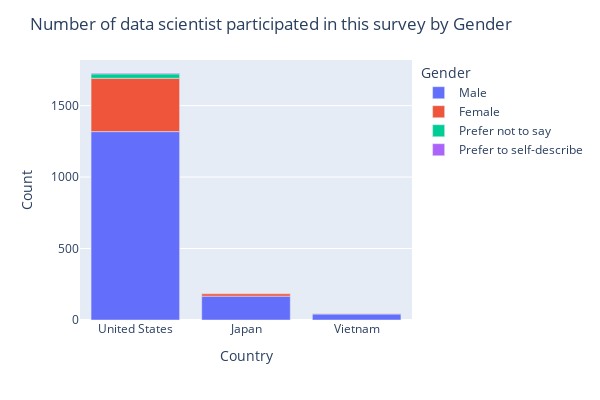

This figure's notebook cell:
### Markdown cell above
- Compared to US, the number of DS is very low in both Japan and Vietnam. The actual jobs with data scientits tiltle are only about 180, and 40 in Japan and Vietnam, respectively. These numbers are only 1/10 and 1/45 of the one in US. 
- Currently, skills in data science such as big data analysis, machine learning and deep learning are being highly appreciated. The few number of data scientist suggests that there will be a huge demand from now on in both Japan and Vietnam.
- The portion of female is relatively low in both Japan and Vietnam. Data science mainly have a technical background, so it is possible to explain why the number of female is small.

### Code cell
number_of_participants = df_three_countries[["Country","Gender"]].groupby(["Country","Gender"]).size().reset_index()
number_of_participants.columns = ["Country","Gender","Count"]
number_of_participants = number_of_participants.sort_values("Count",ascending=False)

fig = px.bar(number_of_participants, x="Country", y = "Count",color="Gender")
fig.update_layout(
    title_text='Number of data scientist participated in this survey by Gender',
    height=400, width=600)
fig.show()

### Figure 1 — Plotly figure (JSON) as saved in the notebook; plotly's stock layout.template omitted (floating-point values rounded to 4 significant figures)
{"data": [{"alignmentgroup": "True", "hovertemplate": "Gender=Male<br>Country=%{x}<br>Count=%{y}<extra></extra>", "legendgroup": "Male", "marker": {"color": "#636efa"}, "name": "Male", "offsetgroup": "Male", "orientation": "v", "showlegend": true, "textposition": "auto", "type": "bar", "x": ["United States", "Japan", "Vietnam"], "xaxis": "x", "y": [1318, 167, 42], "yaxis": "y"}, {"alignmentgroup": "True", "hovertemplate": "Gender=Female<br>Country=%{x}<br>Count=%{y}<extra></extra>", "legendgroup": "Female", "marker": {"color": "#EF553B"}, "name": "Female", "offsetgroup": "Female", "orientation": "v", "showlegend": true, "textposition": "auto", "type": "bar", "x": ["United States", "Japan", "Vietnam"], "xaxis": "x", "y": [373, 16, 5], "yaxis": "y"}, {"alignmentgroup": "True", "hovertemplate": "Gender=Prefer not to say<br>Country=%{x}<br>Count=%{y}<extra></extra>", "legendgroup": "Prefer not to say", "marker": {"color": "#00cc96"}, "name": "Prefer not to say", "offsetgroup": "Prefer not to say", "orientation": "v", "showlegend": true, "textposition": "auto", "type": "bar", "x": ["United States", "Vietnam"], "xaxis": "x", "y": [31, 1], "yaxis": "y"}, {"alignmentgroup": "True", "hovertemplate": "Gender=Prefer to self-describe<br>Country=%{x}<br>Count=%{y}<extra></extra>", "legendgroup": "Prefer to self-describe", "marker": {"color": "#ab63fa"}, "name": "Prefer to self-describe", "offsetgroup": "Prefer to self-describe", "orientation": "v", "showlegend": true, "textposition": "auto", "type": "bar", "x": ["United States"], "xaxis": "x", "y": [6], "yaxis": "y"}], "layout": {"barmode": "relative", "height": 400, "legend": {"title": {"text": "Gender"}, "tracegroupgap": 0}, "margin": {"t": 60}, "title": {"text": "Number of data scientist participated in this survey by Gender"}, "width": 600, "xaxis": {"anchor": "y", "domain": [0, 1], "title": {"text": "Country"}}, "yaxis": {"anchor": "x", "domain": [0, 1], "title": {"text": "Count"}}}}
